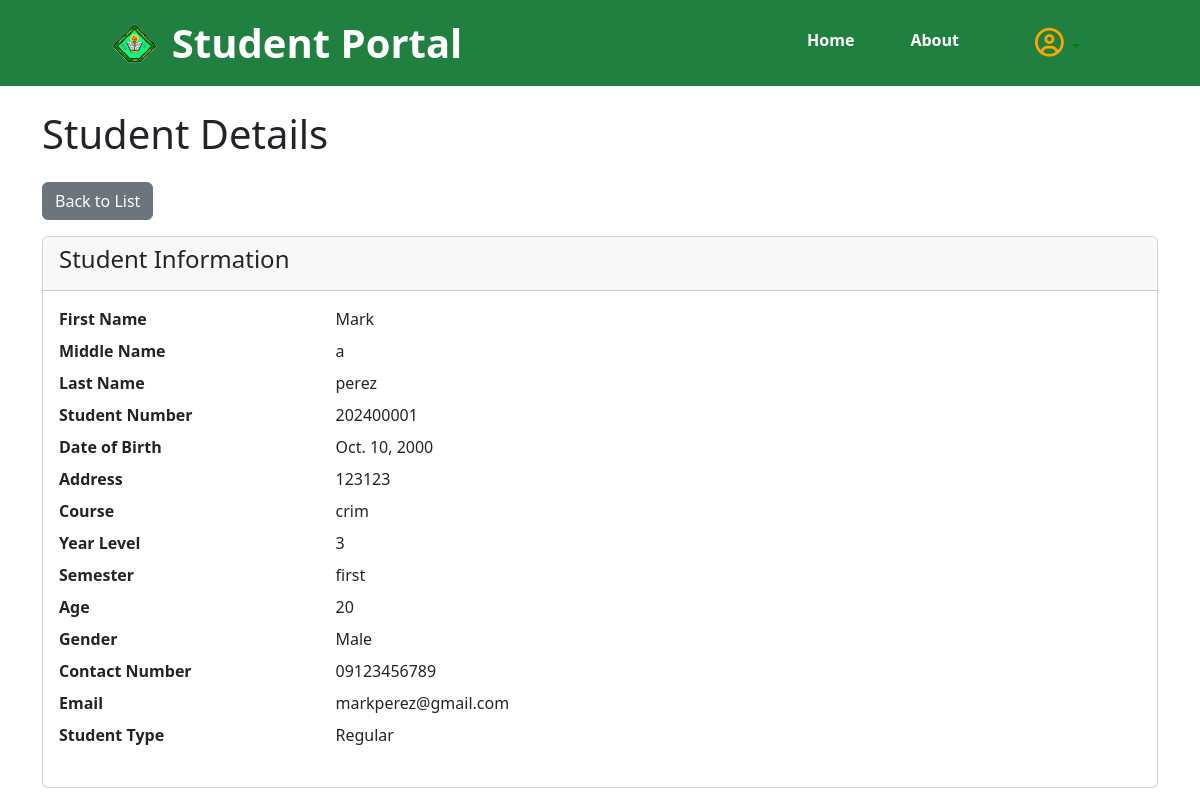
Page /myapp/students/8/view/ (signed in) on the committed database.
### myapp/models.py (models this page shows, shortened)
class NewStudentRegistration(models.Model):
    STUDENT_TYPE_CHOICES = (
        ('regular', 'Regular'),
        ('irregular', 'Irregular'),
    )
    GENDER_CHOICES = (
        ('male', 'Male'),
        ('female', 'Female'),
        ('other', 'Other'),
    )
    COURSE_CHOICES = (
        ('bsit', 'BSIT'),
        ('cs', 'BSCS'),
        ('bshm', 'BSHM'),
        ('crim', 'BSCRIM'),
        ('bsp', 'BSP'),
        ('bsed', 'BSEd'),
    )
    YEAR_LEVEL_CHOICES = (
        (1, '1st Year'),
        (2, '2nd Year'),
        (3, '3rd Year'),
        (4, '4th Year'),
    )
    SEMESTER_CHOICES = (
        ('first', 'First Semester'),
        ('second', 'Second Semester'),
    )
    student_type = models.CharField(max_length=50, choices=STUDENT_TYPE_CHOICES)
    first_name = models.CharField(max_length=100, null=True)
    middle_name = models.CharField(max_length=100, blank=True, null=True)
    last_name = models.CharField(max_length=100, null=True)
    student_number = models.CharField(max_length=50, unique=True, blank=True)
    date_of_birth = models.DateField()
    address = models.CharField(max_length=255)
    course = models.CharField(max_length=100, choices=COURSE_CHOICES)
    year_level = models.IntegerField(choices=YEAR_LEVEL_CHOICES)
    semester = models.CharField(max_length=50, choices=SEMESTER_CHOICES, null=True)
    age = models.IntegerField()
    gender = models.CharField(max_length=10, choices=GENDER_CHOICES)
    contact_number = models.CharField(max_length=15)
    email = models.EmailField(unique=True)
    terms_accepted = models.BooleanField(default=False)

### myapp/views.py (the view)
# urls.py: path('students/<int:student_id>/view/', views.view_student_details, name='view_student_details'),
@login_required
def view_student_details(request, student_id):
    student = get_object_or_404(NewStudentRegistration, id=student_id)
    context = {
        'student': student
    }
    return render(request, 'pages/student_details.html', context)

### myapp/templates/pages/student_details.html (shortened to what this page needs)
{% extends "pages/admin_base.html" %}
{% block content %}
    {% include 'pages/navbar.html' %}
    <div class="container mt-4">
        <h1 class="mb-4">Student Details</h1>
        <a href="{% url 'new_student_list' %}" class="btn btn-secondary mb-3">Back to List</a>
        <div class="card">
            <div class="card-header">
                <h4 class="card-title">Student Information</h4>
            </div>
            <div class="card-body">
                <dl class="row">
                    <dt class="col-sm-3">First Name</dt>
                    <dd class="col-sm-9">{{ student.first_name }}</dd>
                    <dt class="col-sm-3">Middle Name</dt>
                    <dd class="col-sm-9">{{ student.middle_name }}</dd>
                    <dt class="col-sm-3">Last Name</dt>
                    <dd class="col-sm-9">{{ student.last_name }}</dd>
                    <dt class="col-sm-3">Student Number</dt>
                    <dd class="col-sm-9">{{ student.student_number }}</dd>
                    <dt class="col-sm-3">Date of Birth</dt>
                    <dd class="col-sm-9">{{ student.date_of_birth }}</dd>
                    <dt class="col-sm-3">Address</dt>
                    <dd class="col-sm-9">{{ student.address }}</dd>
                    <dt class="col-sm-3">Course</dt>
                    <dd class="col-sm-9">{{ student.course }}</dd>
                    <dt class="col-sm-3">Year Level</dt>
                    <dd class="col-sm-9">{{ student.year_level }}</dd>
                    <dt class="col-sm-3">Semester</dt>
                    <dd class="col-sm-9">{{ student.semester }}</dd>
                    <dt class="col-sm-3">Age</dt>
                    <dd class="col-sm-9">{{ student.age }}</dd>
                    <dt class="col-sm-3">Gender</dt>
                    <dd class="col-sm-9">{{ student.get_gender_display }}</dd>
                    <dt class="col-sm-3">Contact Number</dt>
                    <dd class="col-sm-9">{{ student.contact_number }}</dd>
                    <dt class="col-sm-3">Email</dt>
                    <dd class="col-sm-9">{{ student.email }}</dd>
                    <dt class="col-sm-3">Student Type</dt>
                    <dd class="col-sm-9">{{ student.get_student_type_display }}</dd>
                </dl>
            </div>
        </div>
    </div>
{% endblock %}

### myapp/static/css/style.css (style rules this page uses)
* { box-sizing: border-box; }

### rows in the picture
NewStudentRegistration: first_name "Mark", middle_name "a", last_name "perez", student_number "202400001", date_of_birth "Oct. 10, 2000", address "123123", course "crim", year_level "3", semester "first", age "20", gender "Male", contact_number "09123456789", email "markperez@gmail.com", student_type "Regular"
